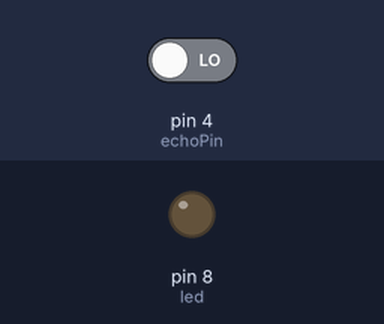
Simulated run of this sketch. Board: Arduino Uno, built with avr-gcc and run on an emulated ATmega328P. On the bench: output pins drawn as LEDs (lit = HIGH). Inputs (shaded band) come from the test bench; at power-on: pin 4 (echoPin) LOW. Pins used as bus, display or sensor lines are not drawn.

Above: at 0.1 s.
At 1.2 s:
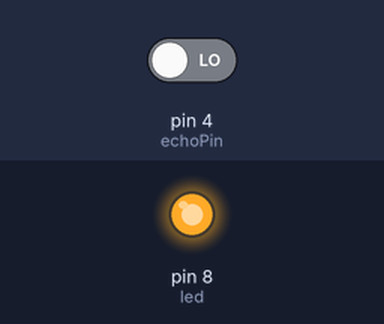
Timing chart, 0 to 2.7 s (numbered marks = the images above):
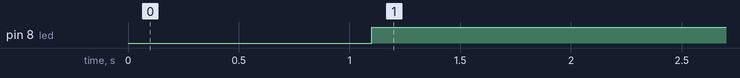

Measured:
- by itself, pin 8 (led): LOW → HIGH at 1.1 s

The sketch:

blind.ino
```cpp
//  done by T SAI RUTHVIK


int const trigPin = 2;
int const echoPin = 4;
int const led = 8;
void setup()
{
pinMode(trigPin, OUTPUT);
pinMode(echoPin, INPUT);
pinMode(led, OUTPUT);
}
void loop()
{

int duration, distance;

digitalWrite(trigPin, HIGH);
delay(100);
digitalWrite(trigPin, LOW);

duration = pulseIn(echoPin, HIGH);

distance = (duration/2) / 29.1;

if (distance <= 100 && distance >= 50) {
//for distance of obstacle between 50cm and 100 cm, led will blink in loop for 0.5 second
analogWrite(led, 100);
delay(500);
analogWrite(led, 0);
} else if (distance <= 50 && distance >= 10){
  //for distance of obstacle between 10cm and 50 cm, led will blink in loop for 0.05 second
analogWrite(led, 255);
delay(50);
analogWrite(led, 0);
} else if (distance <= 10) {
  //for distance of obstacle less than 10 cm, led will glow continuously
  analogWrite(led, 255);
} else {
  analogWrite(led, 0);
  }

delay(60);
}
```
